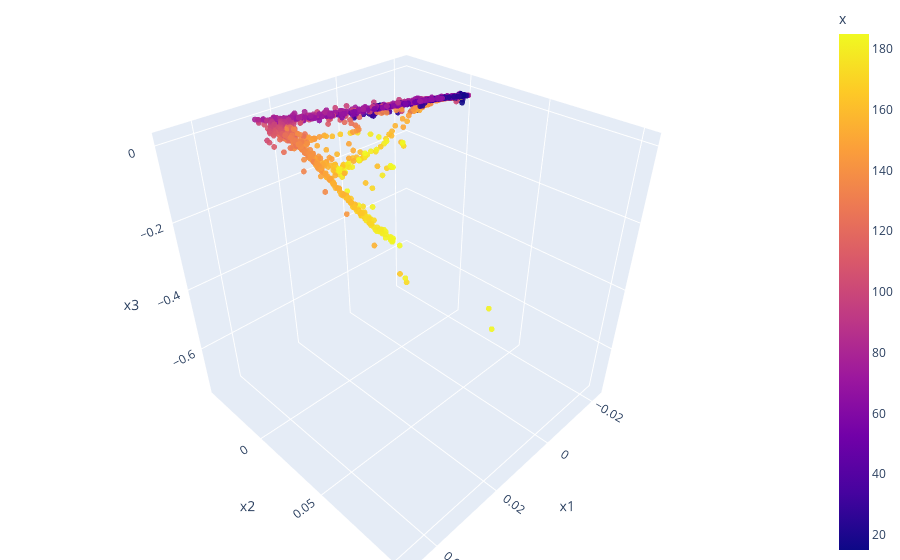

Notebook source saved alongside this figure:
### Markdown cell above
### Modified

### Code cell
lle_embedding = locally_linear_embedding(parsedData, n_neighbors = 20, n_components=3, method = 'modified')

lle_embedding = lle_embedding[0][:,0:3]

df = pd.DataFrame(lle_embedding, columns=['x1', 'x2', 'x3'])
df["x"] = data.x
df["lap"] = data.lap

fig = px.scatter_3d(df, x='x1', y='x2', z='x3', color='x', opacity=0.9, title="PCA")

fig.update_traces(marker_size=2)

# tight layout
fig.update_layout(margin=dict(l=0, r=0, b=0, t=0))
fig.show()

### Figure 1 — Plotly figure (JSON) as saved in the notebook; plotly's stock layout.template omitted (floating-point values rounded to 4 significant figures; data arrays with more than 128 entries replaced by an {"elided": "..."} marker saying what was removed)
{"data": [{"hovertemplate": "x1=%{x}<br>x2=%{y}<br>x3=%{z}<br>x=%{marker.color}<extra></extra>", "legendgroup": "", "marker": {"color": {"elided": "2862 float values"}, "coloraxis": "coloraxis", "opacity": 0.9, "size": 2, "symbol": "circle"}, "mode": "markers", "name": "", "scene": "scene", "showlegend": false, "type": "scatter3d", "x": {"elided": "2862 float values"}, "y": {"elided": "2862 float values"}, "z": {"elided": "2862 float values"}}], "layout": {"coloraxis": {"colorbar": {"title": {"text": "x"}}, "colorscale": [[0, "#0d0887"], [0.1111, "#46039f"], [0.2222, "#7201a8"], [0.3333, "#9c179e"], [0.4444, "#bd3786"], [0.5556, "#d8576b"], [0.6667, "#ed7953"], [0.7778, "#fb9f3a"], [0.8889, "#fdca26"], [1, "#f0f921"]]}, "legend": {"tracegroupgap": 0}, "margin": {"b": 0, "l": 0, "r": 0, "t": 0}, "scene": {"domain": {"x": [0, 1], "y": [0, 1]}, "xaxis": {"title": {"text": "x1"}}, "yaxis": {"title": {"text": "x2"}}, "zaxis": {"title": {"text": "x3"}}}, "title": {"text": "PCA"}}}
